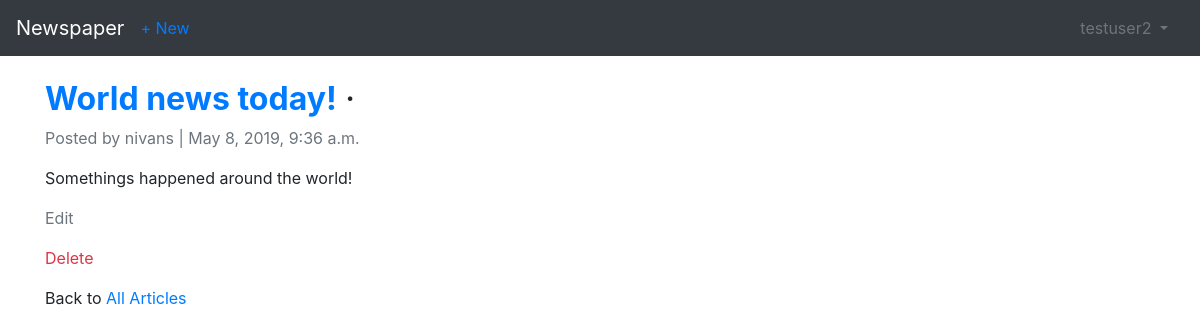
Page /articles/2/ (signed in) on the committed database.
### users/models.py (models this page shows)
class CustomUser(AbstractUser):
    age = models.PositiveIntegerField(null=True, blank=True)

### articles/models.py (models this page shows, shortened)
class Article(models.Model):
    title = models.CharField(max_length=255)
    body = models.TextField()
    date = models.DateTimeField(auto_now_add=True)
    author = models.ForeignKey(
        get_user_model(),
        on_delete=models.CASCADE,
    )

### articles/views.py (the view)
# urls.py: path('<int:pk>/', ArticleDetailView.as_view(), name='article_detail'),
class ArticleDetailView(LoginRequiredMixin, DetailView):
    model = Article
    template_name = 'article_detail.html'
    login_url = 'login'

### templates/article_detail.html
{% extends "base.html" %}
{% block content %}
    <div class="article-entry">
         <h2><span class="font-weight-bold text-primary">{{ article.title }}</span> &middot;</h2>
                <p><span class="text-muted"> Posted by {{ article.author }} | {{ article.date }}</span></p>
        <p>{{ object.body }}</p>
        <p><a href="{% url 'article_edit' article.pk %}"><span class="text-secondary">Edit</span></a></p>
        <p><a href="{% url 'article_delete' article.pk %}"><span class="text-danger">Delete</span></a></p>
        <p>Back to <a href="{% url 'article_list' %}"><span class="text-primary">All Articles</span></a></p>
    </div>
{% endblock content %}

### templates/base.html (shortened to what this page needs)
<!doctype html>
<html lang="en">
  <head>
    <link rel="stylesheet" href="https://stackpath.bootstrapcdn.com/bootstrap/4.1.3/css/bootstrap.min.css">
  </head>
  <body>
    <nav class="navbar navbar-expand-md navbar-dark bg-dark mb-4"><a href="{% url 'home' %}" class="navbar-brand">Newspaper</a>
        <div class="collapse navbar-collapse" id="navbarCollapse">
        {% if user.is_authenticated %}
            <ul class="navbar-nav mr-auto">
                <li class="nav-item"><a href="{% url 'article_new' %}">+ New</a></li>
            </ul>
            <a class="nav-link dropdown-toggle text-secondary" href="#" id="userMenu"
                data-toggle="dropdown" aria-haspopup="true"
                aria-expanded="false">
            {{ user.username }}
            </a>
        {% else %}
        <form class="form-inline ml-auto">
             <a href="{% url 'login' %}" class="btn btn-outline-secondary">Log In</a>
            <a href="{% url 'signup' %}" class="btn btn-primary ml-2">Sign up</a>
        </form>
    {% endif %}
    </div>
</nav>
    <div class="container">
        {% block content %}
        {% endblock content %}
    </div>
  </body>
</html>

### rows in the picture
CustomUser: username "testuser2"
Article: title "World news today!", author "nivans", date "May 8, 2019, 9:36 a.m.", body "Somethings happened around the world!"
